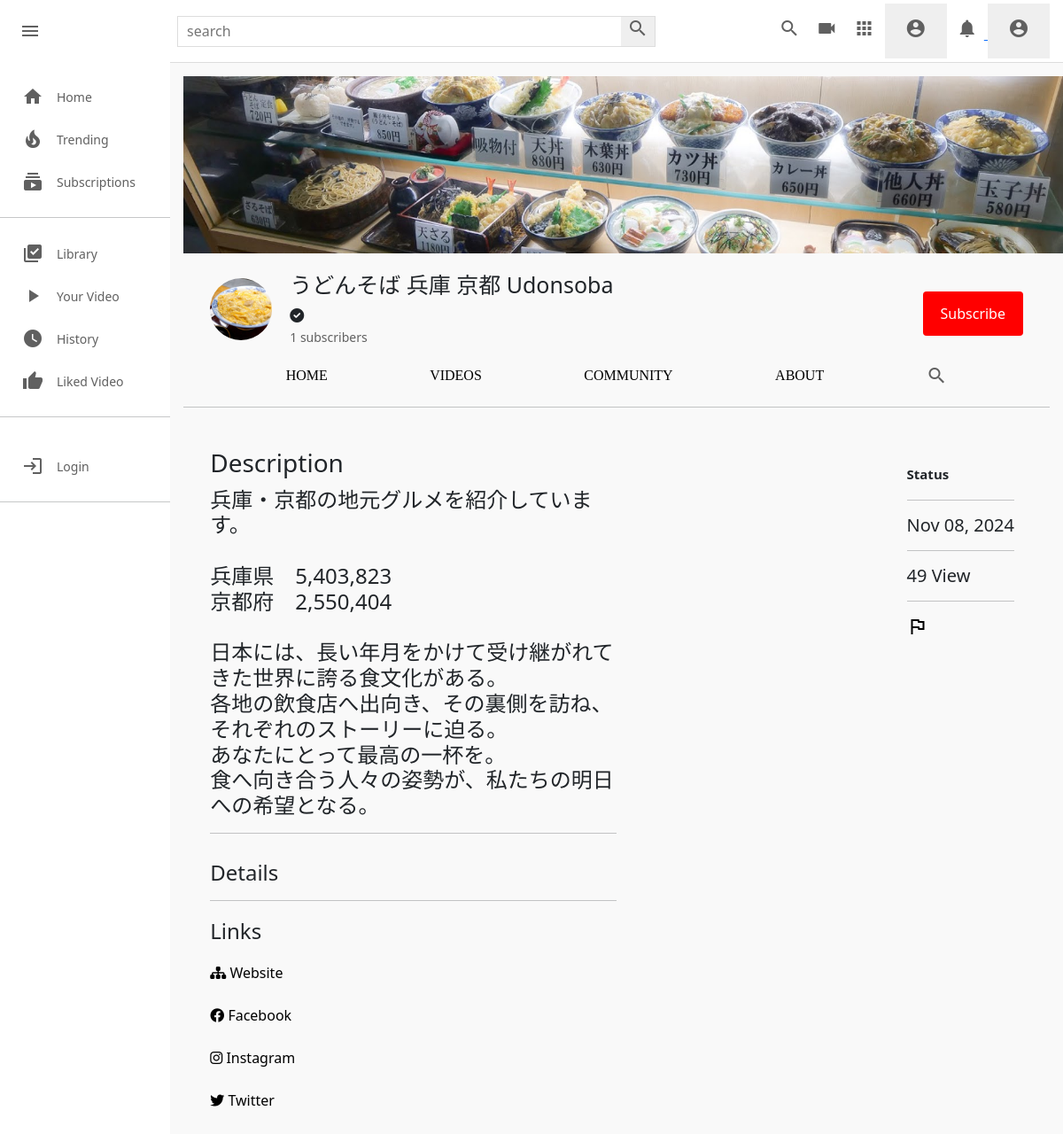
Page /c/18/about/ on the earlier database version.
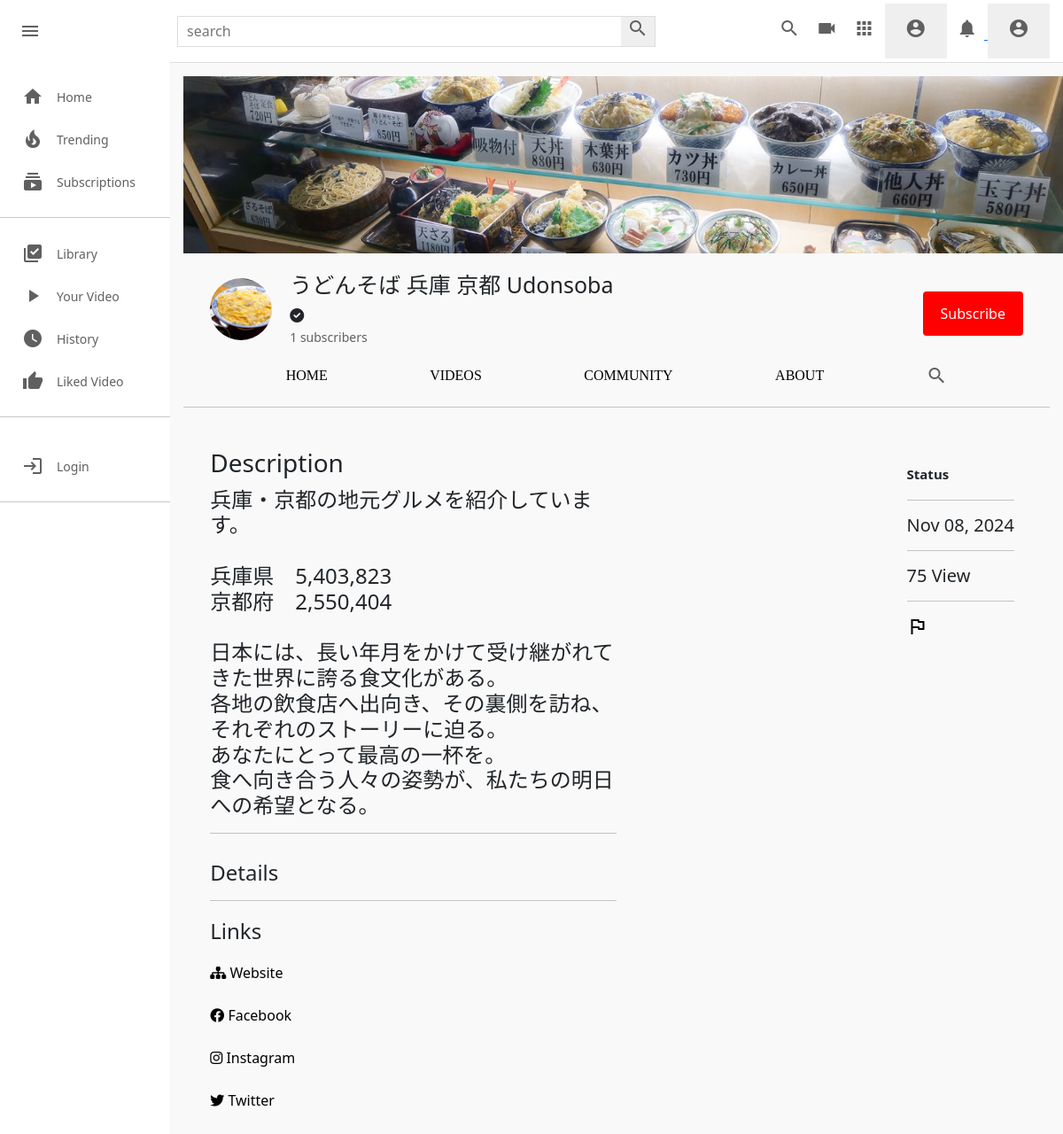
Same page on the later database version.
### channel/models.py (models this page shows, shortened)
class Channel(models.Model):
    channel_art=models.ImageField(upload_to=user_derectory_path,default='images/channel-art.jpg')
    image=models.ImageField(upload_to=user_derectory_path,default='images/user-image.png')
    full_name=models.CharField(max_length=100)
    channel_name=models.CharField(max_length=100)
    description=models.TextField(null=True,blank=True)
    keyword=TaggableManager(blank=True)
    date=models.DateTimeField(auto_now_add=True)
    status=models.CharField(choices=STATUS,max_length=100,default='Active')
    user=models.OneToOneField(User,on_delete=models.SET_NULL,null=True,related_name="channel")
    subscribers=models.ManyToManyField(User,related_name="user_subs",blank=True)
    verified=models.BooleanField(default=False)
    total_view=models.PositiveIntegerField(default=0)
    business_email=models.EmailField(null=True,blank=True)
    make_business_email_public=models.BooleanField(default=False)
    business_location=models.CharField(null=True,blank=True,max_length=100)
    make_business_location_public=models.BooleanField(default=False)
    website=models.URLField(default='https://www.udemy.com/home')
    instagram=models.URLField(default='https://www.udemy.com/home')
    facebook=models.URLField(default='https://www.udemy.com/home')
    twitter=models.URLField(default='https://www.udemy.com/home')

### channel/views.py (the view)
# urls.py: path("<channel_name>/about/",views.channel_about,name='channel-about'),
def channel_about(request,channel_name):
    channel=get_object_or_404(Channel,id=channel_name)
    context={
        'channel': channel,
    }
    return render(request,'channel/channel_about.html',context)

### templates/channel/channel_about.html (shortened to what this page needs)
{% extends 'base.html' %}
{% load static %}
{% block style %}
<link rel="stylesheet" href="{% static 'css/style.css' %}" type="text/css">
<link rel="stylesheet" href="{% static 'css/channel-community.css' %}" type="text/css">
<link rel="stylesheet" href="{% static 'css/channel.css' %}" type="text/css">
{% endblock style %}
{% block content %}
    <div class="mainBody">
       {% include 'partials/sidebar.html' %}
       <div class="videos">
            {% include 'channel/partials/channel-header.html' %}
            <div class="conteent-border">
                <div class="about-div">
                    <div class="about-left">
                        <h3>Description</h3>
                        <h4>{{ channel.description|linebreaksbr}}</h4>
                        <hr>
                        <div class="about-details">
                            <div>
                                <h4>Details</h4>
                            </div>
                        </div>
                        <hr>
                        <div class="links">
                            <h4>Links</h4>
                            <div class="links-content">
                                <a href="{{channel.website}}"><i class="fa-solid fa-sitemap"></i>  Website</a> <br><br>
                                <a href="{{channel.facebook}}"><i class="fa-brands fa-facebook"></i>  Facebook</a> <br><br>
                                <a href="{{channel.instgram}}"><i class="fa-brands fa-instagram"></i>  Instagram</a> <br><br>
                                <a href="{{channel.twitter}}"><i class="fa-brands fa-twitter"></i>  Twitter</a>
                            </div>
                        </div>
                    </div>
                    <div class="about-right">
                        <h4><b>Status</b></h4>
                        <hr>
                        <div class="status">
                            <h5>{{channel.date|date:"M d, Y"}}</h5>
                            <hr>
                            <h5>{{channel.total_view}} View{{channel.total_views|pluralize}}</h5>
                            <hr>
                            <h5>
                                <i class="material-symbols-outlined">flag</i>
                            </h5>
                        </div>
                    </div>
                </div>
            </div>
       </div>
    </div>
{% endblock content %}

### templates/channel/partials/channel-header.html (shortened to what this page needs)
{% include 'partials/alert.html' %}
<div class="channel-art">
    {% if channel.channel_art.url %}
    <img  src="{{ channel.channel_art.url }}" alt="">
    {% else %}
    <img src="https://wallpaper.dog/large/10702685.jpg" alt="">
    {% endif %}
</div>
<div class="channel-header flex">
    <div class="channel-img-title flex">
        {% if channel.image %}
        <img class="img" src="{{channel.image.url}}" alt="">
        {% else %}
        <img class="img" src="https://thumbs.dreamstime.com/b/default-avatar-profile-vector-user-profile-default-avatar-profile-vector-user-profile-profile-179376714.jpg" alt="">
        {% endif %}
        <div class="channel-image-texts">
            <h4 class="flex">{{channel.channel_name}}</h4>
            {% if channel.verified == True %} <i class="fas fa-check-circle"></i> {% endif %} <br>
            <span id="count">{{channel.subscribers.all.count}}</span><span> subscribers</span>
        </div>
    </div>
    <div class="channel-header-btns">
        {% if request.user != channel.user %}
        <div><button id="sub_btn" onclick="addsub()" class="channel-subscribe sub_button_channel">Subscribe</button></div>
        {% endif %}
    </div>
</div>
<div class="channel-header-links flex">
    <a href="{% url 'channel-profile' channel.id %}" class="display-this">Home</a>
    <a href="{% url 'channel-videos' channel.id %}" class="display-this">Videos</a>
    <a href="{% url 'channel-community' channel.id %}" class="dont-display-thdis">Community</a>
    <a href="{% url 'channel-about' channel.id %}" class="displhray-this">About</a>
    <a href="" class="dont-display-this"><i class="material-icons">search</i></a>
</div>
<hr>

Differences in the rows shown:
changed Channel "うどんそば 兵庫 京都 Udonsoba": total_view "49" → "75"
